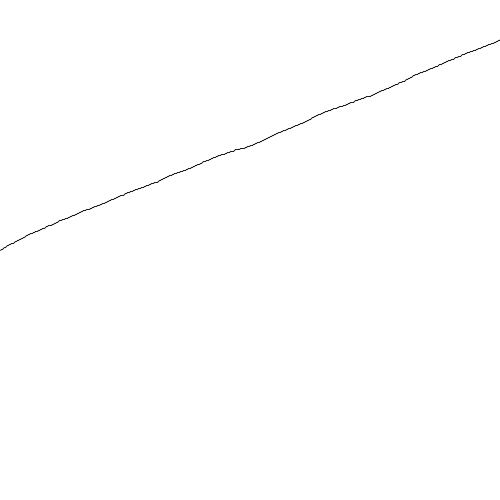
Frame 1 (no input)
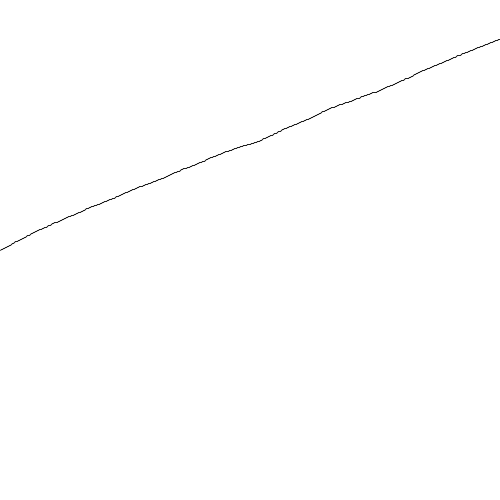
Frame 60 (the mouse pressed at the canvas centre just before this capture)
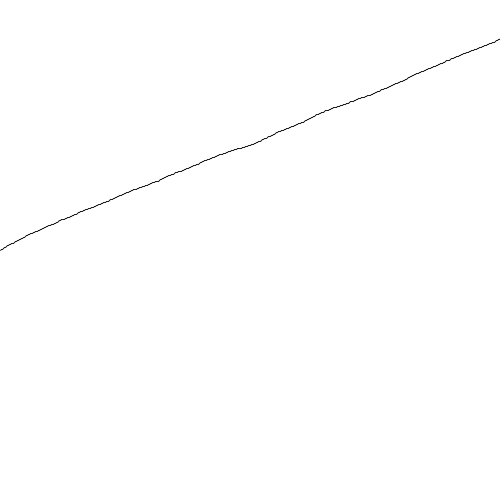
Frame 120 (the mouse held since frame 60 and released just before this capture)

The Processing sketch that drew these frames (run headless with seeded random() and noise(); from frame 60 on, the mouse is pressed at the canvas centre):

// Processing sketch: processing_182017
// ── processing_182017.pde

float y;
float x;
float yVariance;
float newY;
float noiseSeed;

void setup(){
 size(500,500);
 smooth();
 y=height/2;
 x=0;
 strokeWeight(1);
 stroke(0,200);
 frameRate(10);
 
  
}

void draw(){
  background(255);
  noiseSeed=random(10);// try 2
  for (int i=0;x<width;x++){
    yVariance=noise(noiseSeed)-.89;
    newY=y+yVariance;
    line(x,y,x+1,newY);
    y=newY;
    noiseSeed+=0.8;
  }
  x=0;
  y=height/2;
  
  
  
}
